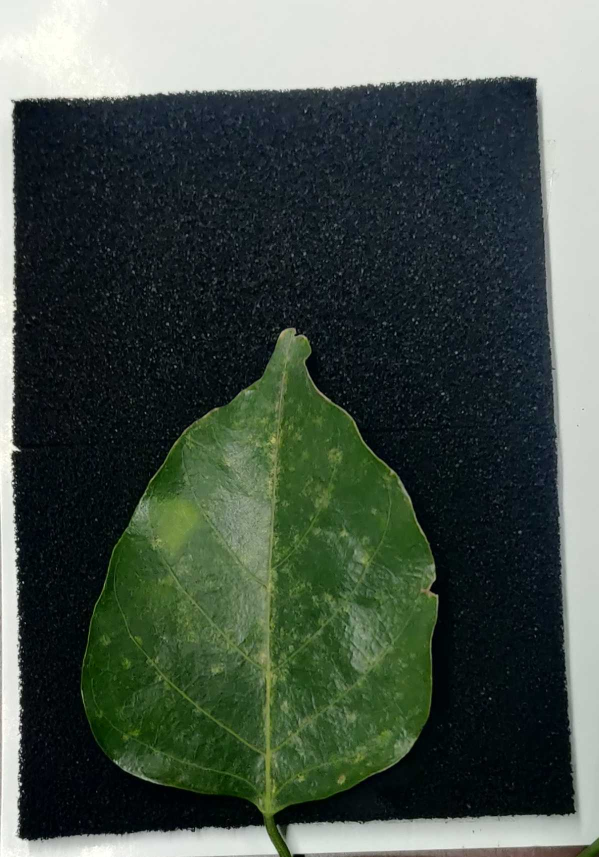
#> input picture shape4.jpg, 1198 x 1714 px (shown at 1/2 size)
$ python main.py
#> lines starting #> are read from the running program, lines starting #| are printed output that depends on the picture; after the words box and inside, x2 and y2 are one past the last pixel; in counts of white or black regions, pixels touching at a corner belong together
import cv2
import numpy as np
import matplotlib.pyplot as plt

img = cv2.imread('shape4.jpg', cv2.IMREAD_COLOR)
#> img is the input picture: shape (1714, 1198, 3); mean B, G, R 74.4, 83.7, 71.4
resizeimg = cv2.resize(img, (400,400))
resizeimg_copy = resizeimg.copy()
cv2.imshow("Resized Image", resizeimg)
hsv = cv2.cvtColor(resizeimg, cv2.COLOR_BGR2HSV)
#> hsv: shape (400, 400, 3); mean H, S, V 76.9, 111.9, 86.5

### Black Mask
# upper_black = np.array([360,255,50])
lower_black = np.array([0,0,0])
upper_black = np.array([360,255,100])
mask_black = cv2.inRange(hsv, lower_black, upper_black)
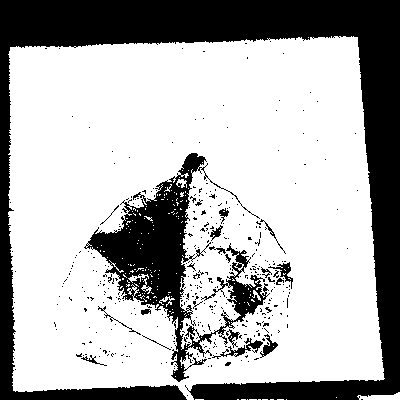
#> mask_black: shape (400, 400); 69.4% white; 379 black regions (356 under 20 px)
cv2.imshow("Black Mask", mask_black)
cv2.waitKey(0)

contours, _ = cv2.findContours(mask_black, cv2.RETR_TREE, cv2.CHAIN_APPROX_SIMPLE)
#> contours = 925 contours, 877 with area under 20; largest, box (x1, y1, x2, y2) and area: (8, 36, 385, 400) 122912, (86, 152, 268, 383) 11098, (219, 337, 264, 358) 318, (225, 244, 250, 273) 236, (267, 261, 294, 290) 233

sorted_contours = sorted(contours, key=cv2.contourArea, reverse=True)
#> sorted_contours has the same summary as contours

for i, cont in enumerate(sorted_contours[:3],1):
    x = cv2.drawContours(resizeimg, cont, -1, (0,255,0), 3)
    cv2.putText(resizeimg, str(i), (cont[0,0,0],cont[0,0,1]-10), cv2.FONT_HERSHEY_SIMPLEX, 1.4, (0,255,0), 4)
    cv2.imshow("ContourDrawingBlack",x)
    cv2.waitKey(0)
#> this loop made 3 passes
#> pass 1, `x = cv2.drawContours(resizeimg, cont, -1, (0,255,0), 3)`:
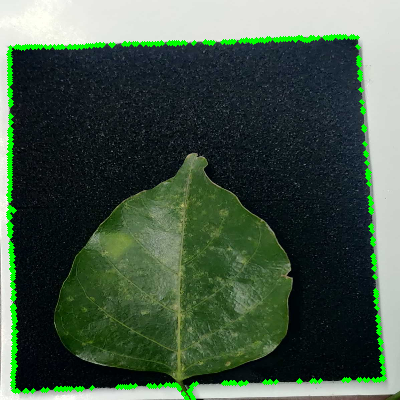
#> x: shape (400, 400, 3); mean B, G, R 71.5, 88.7, 68.7
#> after the loop:
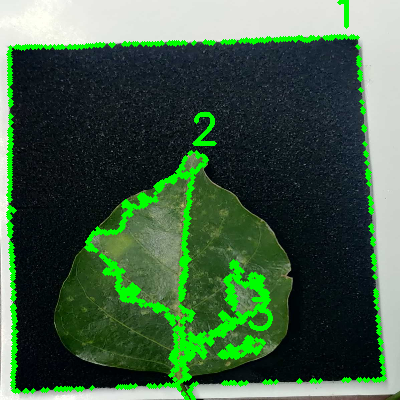
#> resizeimg: shape (400, 400, 3); mean B, G, R 69, 95.9, 65.4

def find_contour_areas(contours):
    areas = []
    for cnt in contours:
        cont_area = cv2.contourArea(cnt)
        areas.append(cont_area)
#> this loop made 925 passes
#> cont_area on passes 12, 15, 34: 161.5, 122912, 25
#> after the loop, areas = 925 values, max 122912 at index 14, min 0 at index 0, mean 150.9
    return areas

print("Contour areas before sorting", find_contour_areas(contours))
#> (printed output is left out)
print()

sorted_contours_by_area = sorted(contours, key=cv2.contourArea, reverse=True)
#> sorted_contours_by_area has the same summary as contours

print('Contor areas after sorting', find_contour_areas(sorted_contours_by_area))
#> the loop in find_contour_areas (call 2), `for cnt in contours:` made 925 passes
#> cont_area on passes 1 to 3: 122912, 11098.5, 317.5
#> (printed output is left out)
print()

frame_area = find_contour_areas(sorted_contours_by_area)[0]
#> frame_area = 122912
print("Frame Area :" ,frame_area)

### Green Mask

lower_green = np.array([36, 25, 25])
upper_green = np.array([86, 255, 255])
mask_green = cv2.inRange(hsv, lower_green, upper_green)
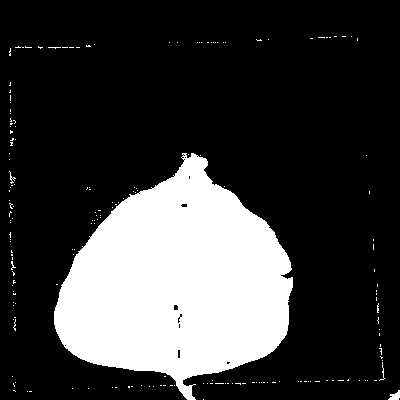
#> mask_green: shape (400, 400); 23.5% white; 183 white regions (179 under 20 px)
cv2.imshow("Green Mask", mask_green)
cv2.waitKey(0)

contoursG, _ = cv2.findContours(mask_green, cv2.RETR_TREE, cv2.CHAIN_APPROX_SIMPLE)
#> contoursG = 201 contours, 196 with area under 20; largest, box (x1, y1, x2, y2) and area: (54, 153, 293, 400) 36595, (388, 390, 400, 400) 52, (173, 304, 179, 311) 26, (177, 349, 181, 359) 25, (180, 203, 188, 208) 23

sorted_contoursG = sorted(contoursG, key=cv2.contourArea, reverse=True)
#> sorted_contoursG has the same summary as contoursG

for i, cont in enumerate(sorted_contoursG[:3],1):
    x = cv2.drawContours(resizeimg_copy, cont, -1, (0,255,0), 3)
    cv2.putText(resizeimg_copy, str(i), (cont[0,0,0],cont[0,0,1]-10), cv2.FONT_HERSHEY_SIMPLEX, 1.4, (0,255,0), 4)
    cv2.imshow("ContourDrawingGreen",x)
    cv2.waitKey(0)
#> this loop made 3 passes
#> pass 1, `x = cv2.drawContours(resizeimg_copy, cont, -1, (0,255,0), 3)`:
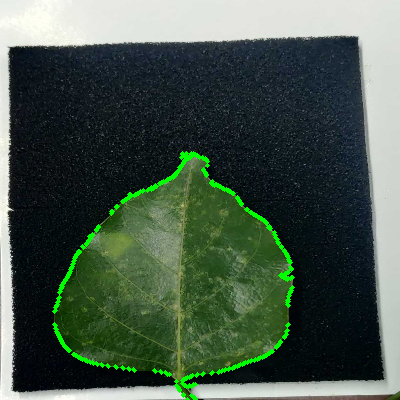
#> x: shape (400, 400, 3); mean B, G, R 73.7, 87.1, 70.5
#> pass 2, `x = cv2.drawContours(resizeimg_copy, cont, -1, (0,255,0), 3)`:
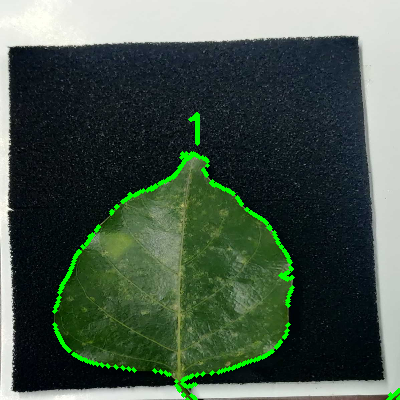
#> x: shape (400, 400, 3); 0.17% of pixels changed, all inside (x1, y1, x2, y2) = (188, 112, 400, 400)
#> after the loop:
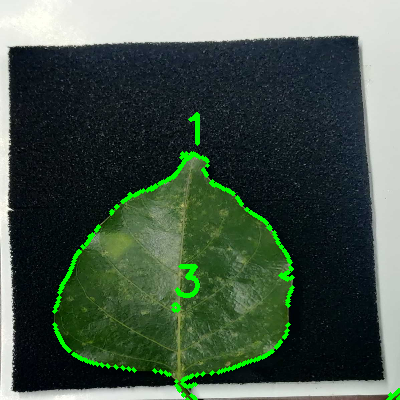
#> resizeimg_copy: shape (400, 400, 3); mean B, G, R 73.5, 87.8, 70.2

def find_contour_areas(contoursG):
    areas = []
    for cnt in contoursG:
        cont_area = cv2.contourArea(cnt)
        areas.append(cont_area)
#> this loop made 201 passes
#> cont_area on pass 4: 52
#> after the loop, areas = 201 values, max 36595 at index 135, min 0 at index 0, mean 183.3
    return areas

print("Contour areas before sorting", find_contour_areas(contoursG))
print()

sorted_contours_by_area = sorted(contoursG, key=cv2.contourArea, reverse=True)
#> sorted_contours_by_area has the same summary as contoursG

print('Contor areas after sorting', find_contour_areas(sorted_contours_by_area))
#> the loop in find_contour_areas (call 2), `for cnt in contoursG:` made 201 passes
#> cont_area on passes 1 to 3: 36595, 52, 26.5
print()

leaf_area = find_contour_areas(sorted_contours_by_area)[0]
#> leaf_area = 36595
print("Leaf Area :" ,leaf_area)

### Actual Calculation


total_area_BG = frame_area+leaf_area
#> total_area_BG = 159507
ratio = total_area_BG/leaf_area
#> ratio = 4.36
print("Ratio is : ", ratio)

actual_frame_area = 8250

actual_leaf_area = actual_frame_area/ratio
#> actual_leaf_area = 1892.8
print("Actual leaf Area : ",actual_leaf_area)

$ run again, with shape3.jpg copied over shape4.jpg
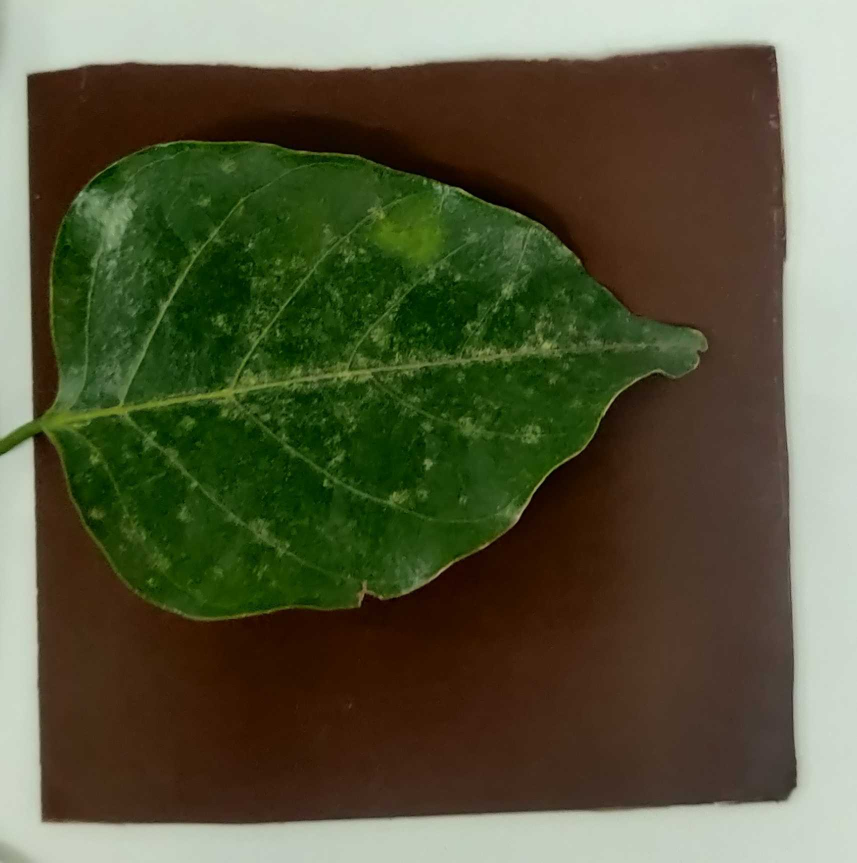
#> input picture shape3.jpg, 1713 x 1725 px (shown at 1/2 size)
#> img is the input picture: shape (1725, 1713, 3); mean B, G, R 61.3, 88.7, 87.6
#> hsv: shape (400, 400, 3); mean H, S, V 32.5, 145.9, 100.2
#> `mask_black = cv2.inRange(hsv, lower_black, upper_black)`:
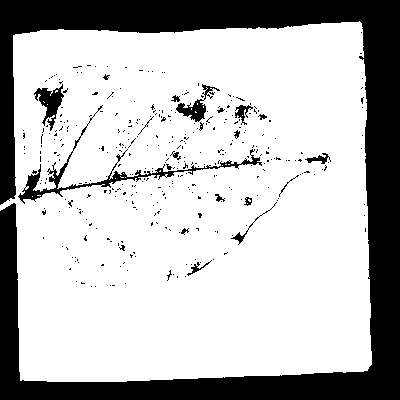
#> mask_black: shape (400, 400); 74% white; 355 black regions (334 under 20 px)
#> contours = 584 contours, 553 with area under 20; largest, box (x1, y1, x2, y2) and area: (0, 21, 372, 382) 122078, (17, 150, 263, 205) 1838, (33, 83, 65, 132) 682, (175, 98, 207, 123) 428, (234, 104, 254, 126) 185
#> sorted_contours has the same summary as contours
#> the loop `for i, cont in enumerate(sorted_contours[:3],1):` made 3 passes
#> the loop in find_contour_areas, `for cnt in contours:` made 584 passes
#> cont_area on passes 1, 13, 21: 122078.5, 27, 99.5
#> after the loop in find_contour_areas, `for cnt in contours:`: areas = 584 values, max 122078.5 at index 0, min 0 at index 122, mean 219.9
#> (printed output is left out)
#> `sorted_contours_by_area = sorted(contours, key=cv2.contourArea, revers..`: sorted_contours_by_area has the same summary as contours
#> the loop in find_contour_areas (call 2), `for cnt in contours:` made 584 passes
#> cont_area on passes 1 to 3: 122078.5, 1838.5, 682.5
#> (printed output is left out)
#> frame_area = 122078.5
#> mask_green: shape (400, 400); 30.1% white; 58 white regions (48 under 20 px)
#> contoursG = 62 contours, 55 with area under 20; largest, box (x1, y1, x2, y2) and area: (0, 66, 328, 287) 46964, (181, 380, 232, 386) 148, (0, 386, 15, 400) 77, (8, 37, 13, 93) 48, (295, 377, 310, 382) 38, (269, 377, 284, 382) 22, (142, 381, 153, 386) 20
#> sorted_contoursG has the same summary as contoursG
#> the loop `for i, cont in enumerate(sorted_contoursG[:3],1):` made 3 passes
#> after the loop `for i, cont in enumerate(sorted_contoursG[:3],1):`:
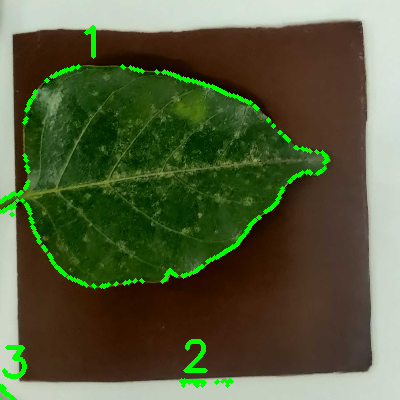
#> resizeimg_copy: shape (400, 400, 3); mean B, G, R 60, 93, 85.4
#> the loop in find_contour_areas, `for cnt in contoursG:` made 62 passes
#> cont_area on passes 1, 16, 17, 22, 24, 41, 44: 77, 20.5, 147.5, 37.5, 22.5, 46964.5, 48
#> after the loop in find_contour_areas, `for cnt in contoursG:`: areas = 62 values, max 46964.5 at index 40, min 0 at index 1, mean 764.6
#> `sorted_contours_by_area = sorted(contoursG, key=cv2.contourArea, rever..`: sorted_contours_by_area has the same summary as contoursG
#> the loop in find_contour_areas (call 2), `for cnt in contoursG:` made 62 passes
#> leaf_area = 46964.5
#> total_area_BG = 169043
#> ratio = 3.6
#> actual_leaf_area = 2292.1
